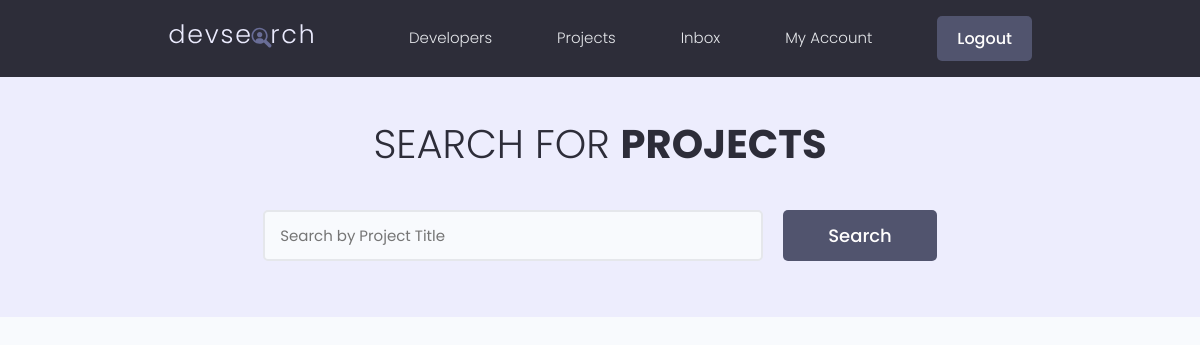
/project/projects/ (signed in), run on an earlier commit of the app's database.
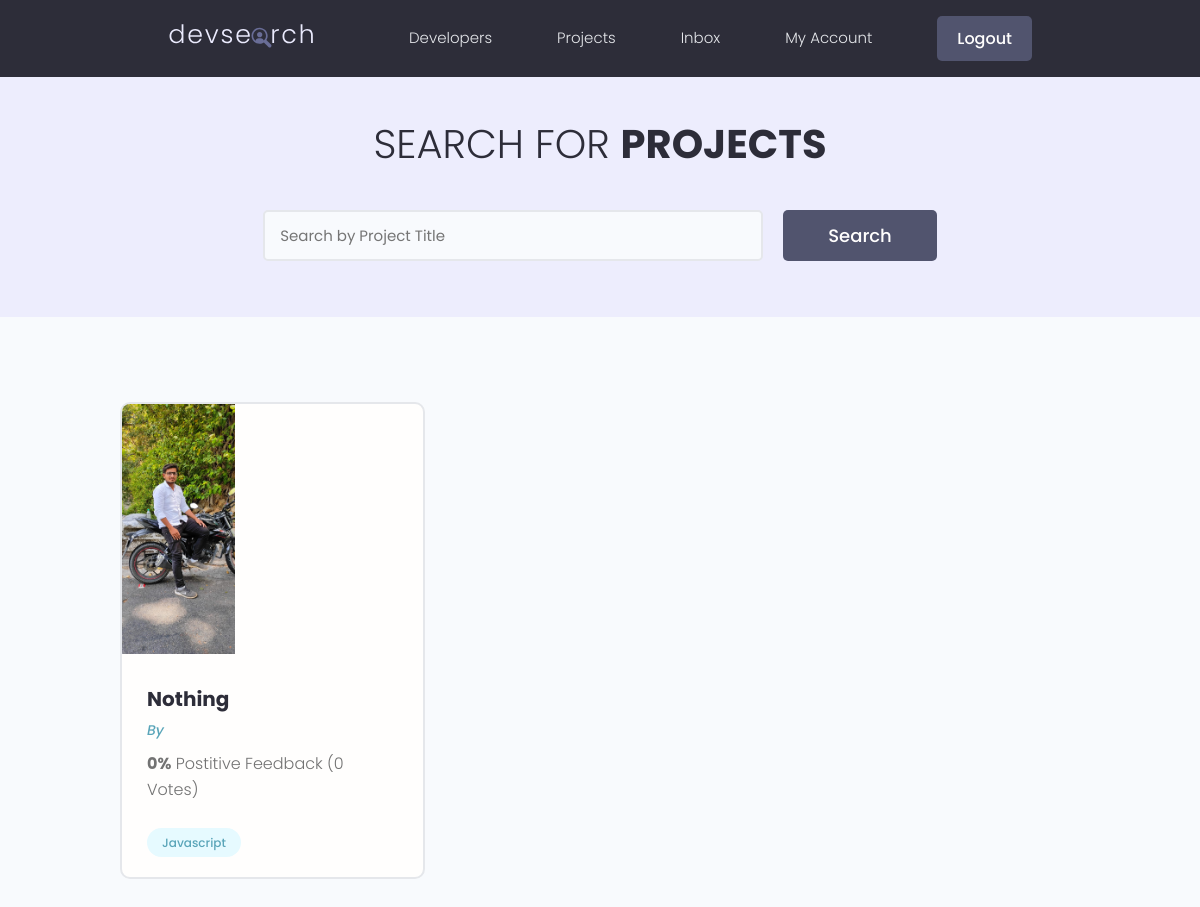
And on a later commit of the database.
### project/models.py (models this page shows, shortened)
class Project(models.Model):
    owner = models.ForeignKey(Profile , on_delete=models.SET_NULL , null=True,blank = True)
    title = models.CharField(max_length=200)
    featured_image = models.ImageField(upload_to="project_images", null=True, blank=True , default="default.jpg")
    description = models.TextField(null=True , blank=True)
    demo_link = models.CharField(max_length=2000,null=True, blank=True)
    source_link = models.CharField(max_length=2000,null=True, blank=True)
    tags = models.ManyToManyField('Tag', blank=True)
    vote_total = models.IntegerField(default=0,null=True, blank=True)
    vote_ratio = models.IntegerField(default=0,null=True, blank=True)
    created = models.DateTimeField(auto_now_add=True)
    id = models.UUIDField(default=uuid.uuid4 , unique=True , primary_key=True , editable=False)
    class Meta:
        ordering = ['-vote_ratio' , '-vote_total' , 'title']

class Tag(models.Model):
    name = models.CharField(max_length=200)
    created = models.DateTimeField(auto_now_add=True)
    id = models.UUIDField(default=uuid.uuid4,unique=True ,primary_key=True ,editable=False)
    def __str__(self):
        return self.name

### project/views.py (the view)
# urls.py: path('projects/',views.listproject,name="listproject"),
@login_required(login_url='login')
def listproject(request):
    search_query = ''
    if request.GET.get('search_query'):
        search_query = request.GET.get('search_query')
    tags = Tag.objects.filter(name__icontains=search_query)
    list_project = Project.objects.distinct().filter(
        Q(title__icontains=search_query) |
        Q(description__icontains=search_query) |
        Q(owner__name__icontains=search_query) |
        Q(tags__in=tags)
    )
    page = request.GET.get('page')
    result = 10
    paginator = Paginator(list_project, result)
    try:
        list_project = paginator.page(page)
    except PageNotAnInteger:
        page = 1
        list_project = paginator.page(page)
    except EmptyPage:
        page = paginator.num_pages
        list_project = paginator.page(page)
    leftIndex = (int(page) -4)
    if leftIndex < 1:
        leftIndex = 1
    rightIndex = (int(page) +5)
    if rightIndex > paginator.num_pages:
        rightIndex = paginator.num_pages + 1
    custom_range = range(leftIndex , rightIndex)
    context = {
        'list_project': list_project ,
        'search_query': search_query ,
        'paginator' : paginator ,
        'custom_range': custom_range ,
    }
    return render(request, "project/projects.html" , context)

### project/templates/project/projects.html (shortened to what this page needs)
{% extends 'pages/base.html' %}
{% load static %}
{% block content %}
<main class="projects">
  <section class="hero-section text-center">
    <div class="container container--narrow">
      <div class="hero-section__box">
        <h2>Search for <span>Projects</span></h2>
      </div>
      <div class="hero-section__search">
        <form class="form" id="searchForm" action="" method="get">
          <div class="form__field">
            <input class="input input--text" id="formInput#search" type="text" name="search_query" value="{{search_query}}"
              placeholder="Search by Project Title" />
          </div>
          <input class="btn btn--sub btn--lg" type="submit" value="Search" />
        </form>
      </div>
    </div>
  </section>
  <section class="projectsList">
    <div class="container">
      <div class="grid grid--three">
        {% for project in list_project %}
          <div class="column">
            <div class="card project">
              <a href="{% url 'project-description' project.id  %}" class="project">
                <img class="project__thumbnail" src="{{project.featured_image.url}}" alt="project thumbnail" />
                <div class="card__body">
                  <h3 class="project__title">{{project.title}}</h3>
                  <p><a class="project__author" href="{% url 'profile' project.owner.id %}">By {{project.owner.name}}</a></p>
                  <p class="project--rating">
                    <span style="font-weight: bold;">{{project.vote_ratio}}%</span> Postitive
                    Feedback ({{project.vote_total}} Vote{{project.vote_total|pluralize:"s"}})
                  </p>
                  <div class="project__tags">
                    {% for tag in project.tags.all %}
                    <span class="tag tag--pill tag--main">
                      <small>{{tag}}</small>
                    </span>
                    {% endfor %}
                  </div>
                </div>
              </a>
            </div>
          </div>
        {% endfor %}
      </div>
    </div>
  </section>
</main>
{% endblock content %}

What changed in the data, as far as the page shows it:
added Project: featured_image (picture), title "Nothing", vote_ratio "0", vote_total "0"
now on this page (row unchanged): Tag: name "Javascript"
